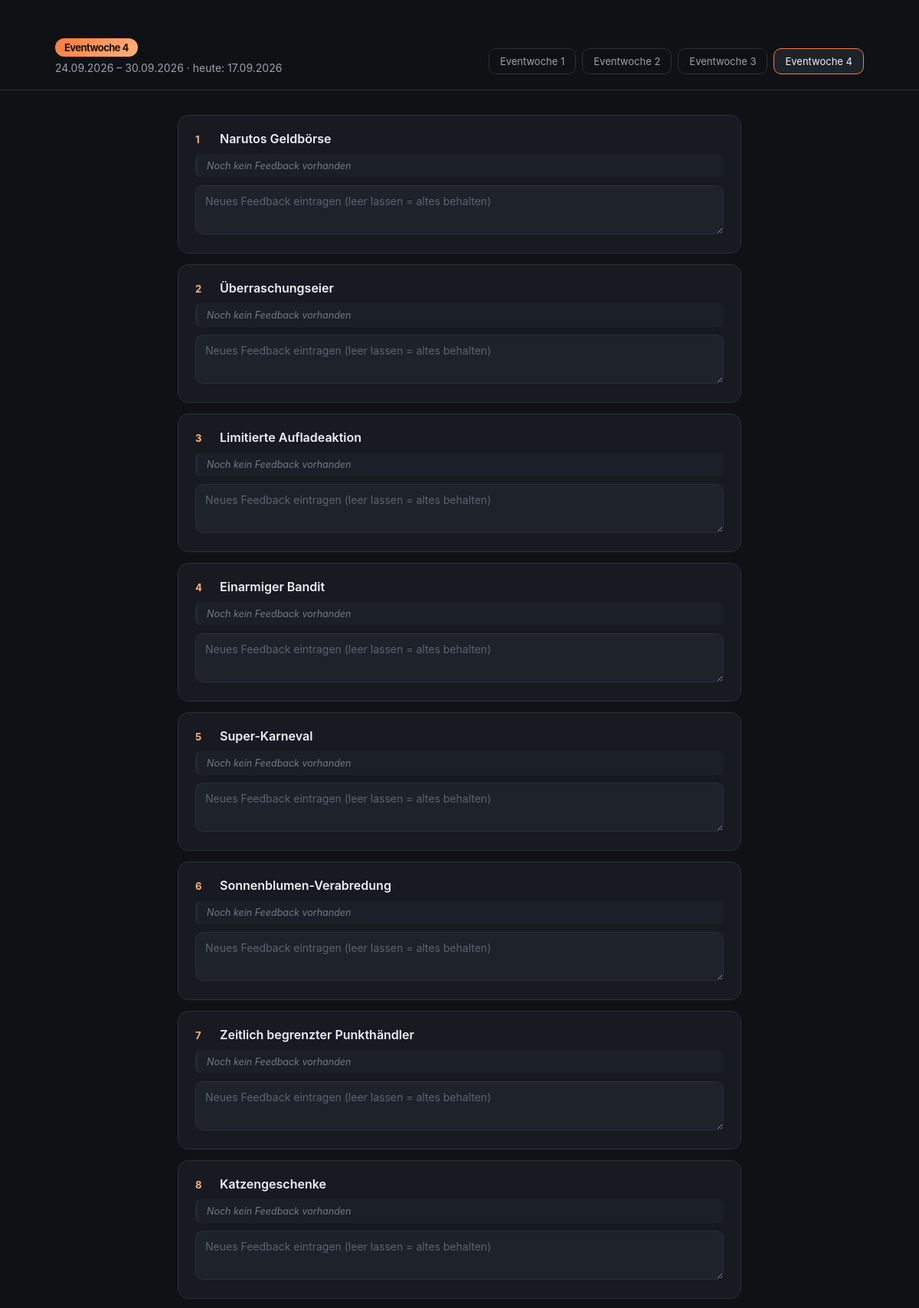
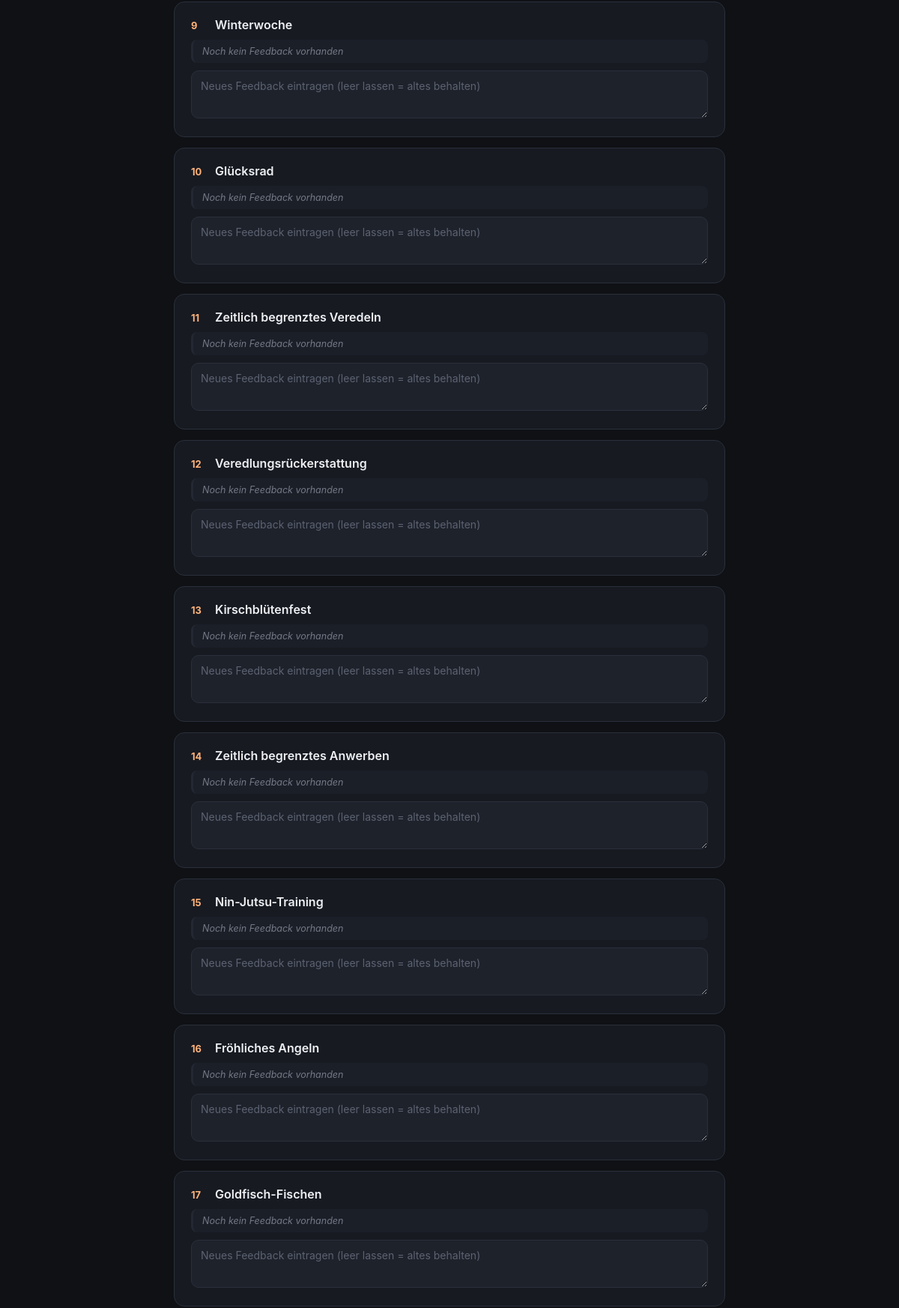
The app's page /?week=4 (upper part) with its own data (2 pictures, top to bottom).
### tables this page shows
CREATE TABLE events (
    week_number  INTEGER NOT NULL,
    event_order  INTEGER NOT NULL,
    name         TEXT NOT NULL,
    feedback     TEXT NOT NULL DEFAULT '',
    updated_at   TEXT,
    PRIMARY KEY (week_number, event_order)
);

### app.py (the view)
@app.route("/", methods=["GET"])
def index():
    week_arg = request.args.get("week")
    week_number, week_start, week_end = get_week(week_arg)
    events = db.get_events(week_number)
    last_doc = db.get_last_run(week_number)
    last_docx, last_txt = download_names(last_doc)
    return render_template(
        "index.html",
        week_number=week_number,
        week_names=WEEK_NAMES,
        week_start=week_start,
        week_end=week_end,
        events=events,
        today=date.today(),
        last_doc=last_doc,
        last_docx=last_docx,
        last_txt=last_txt,
    )

### app.py (called while the page is built, shortened)
def get_week(week_arg):
    if week_arg:
        return week_info_for(int(week_arg))
    return current_week_info()

def download_names(last_doc):
    if not last_doc:
        return None, None

### cycle.py (called while the page is built)
def current_week_info(today: date = None):
    if today is None:
        today = date.today()
    cycle_length = WEEK_LENGTH_DAYS * NUM_WEEKS_IN_CYCLE
    days_since_start = (today - START_DATE).days
    if days_since_start < 0:
        days_since_start %= cycle_length
    position_in_cycle = days_since_start % cycle_length
    week_index = position_in_cycle // WEEK_LENGTH_DAYS  # 0-based
    eventwoche_nummer = int(week_index) + 1
    week_start = START_DATE + timedelta(
        days=int(week_index) * WEEK_LENGTH_DAYS
        + (days_since_start // cycle_length) * cycle_length
    )
    week_end = week_start + timedelta(days=WEEK_LENGTH_DAYS - 1)
    return eventwoche_nummer, week_start, week_end

def week_info_for(eventwoche_nummer: int, today: date = None):
    if today is None:
        today = date.today()
    current_num, current_start, _ = current_week_info(today)
    offset_weeks = (eventwoche_nummer - current_num) % NUM_WEEKS_IN_CYCLE
    week_start = current_start + timedelta(days=offset_weeks * WEEK_LENGTH_DAYS)
    week_end = week_start + timedelta(days=WEEK_LENGTH_DAYS - 1)
    return eventwoche_nummer, week_start, week_end

### db.py (called while the page is built)
def get_connection():
    conn = sqlite3.connect(DB_PATH)
    conn.row_factory = sqlite3.Row
    return conn

def get_events(week_number):
    conn = get_connection()
    cur = conn.execute(
        "SELECT event_order, name, feedback FROM events WHERE week_number = ? ORDER BY event_order",
        (week_number,),
    )
    rows = [dict(r) for r in cur.fetchall()]
    conn.close()
    return rows

def get_last_run(week_number):
    conn = get_connection()
    cur = conn.execute(
        """SELECT week_start, week_end, docx_path, created_at FROM runs
           WHERE week_number = ? ORDER BY id DESC LIMIT 1""",
        (week_number,),
    )
    row = cur.fetchone()
    conn.close()
    return dict(row) if row else None

### templates/index.html (shortened to what this page needs)
<!DOCTYPE html>
<html lang="de">
<head>
</head>
<body>
<header>
  <div class="titleblock">
    <h1><span class="badge">{{ week_names[week_number] }}</span></h1>
    <div class="sub">{{ week_start.strftime('%d.%m.%Y') }} &ndash; {{ week_end.strftime('%d.%m.%Y') }} &middot; heute: {{ today.strftime('%d.%m.%Y') }}</div>
  </div>
  <div class="week-switch">
    {% for w in [1,2,3,4] %}
      <a href="{{ url_for('index', week=w) }}" class="{{ 'active' if w == week_number else '' }}">{{ week_names[w] }}</a>
    {% endfor %}
  </div>
</header>
<main>
  <form method="POST" action="{{ url_for('save') }}">
    {% for ev in events %}
    <div class="event-card">
      <div class="event-head">
        <span class="event-num">{{ ev.event_order }}</span>
        <span class="event-name">{{ ev.name }}</span>
      </div>
      {% if ev.feedback %}
        <p class="old-feedback">Zuletzt: {{ ev.feedback }}</p>
      {% else %}
        <p class="old-feedback empty">Noch kein Feedback vorhanden</p>
      {% endif %}
      <textarea name="feedback_{{ ev.event_order }}" placeholder="Neues Feedback eintragen (leer lassen = altes behalten)"></textarea>
    </div>
    {% endfor %}
  </form>
</main>
</body>
</html>

### templates/index.html (style rules this page uses)
:root { --bg: #0f1115; --panel: #171a21; --panel-2: #1e222b; --border: #2a2f3a; --text: #eef0f4; --text-dim: #9aa1b1; --accent: #ff7a3d; --accent-2: #ffb37a; --good: #4ade80; --radius: 14px; }
* { box-sizing: border-box; }
body { margin: 0; font-family: -apple-system, BlinkMacSystemFont, "Segoe UI", Roboto, Helvetica, Arial, sans-serif; background: radial-gradient(1200px 600px at 10% -10%, #23283a 0%, var(--bg) 60%); color: var(--text); min-height: 100vh; padding-bottom: 120px; }
header { padding: 40px 6vw 20px; display: flex; justify-content: space-between; align-items: flex-end; flex-wrap: wrap; gap: 16px; border-bottom: 1px solid var(--border); }
.titleblock h1 { margin: 0 0 6px; font-size: 28px; letter-spacing: -0.02em; }
.titleblock .sub { color: var(--text-dim); font-size: 14px; }
.badge { display: inline-block; background: linear-gradient(135deg, var(--accent), var(--accent-2)); color: #1a0f07; font-weight: 700; padding: 4px 12px; border-radius: 999px; font-size: 13px; margin-right: 8px; }
.week-switch { display: flex; gap: 8px; }
.week-switch a { text-decoration: none; color: var(--text-dim); border: 1px solid var(--border); padding: 8px 14px; border-radius: 10px; font-size: 13px; transition: all 0.15s ease; }
.week-switch a.active { background: var(--panel-2); color: var(--text); border-color: var(--accent); }
main { max-width: 880px; margin: 0 auto; padding: 32px 6vw; }
.event-card { background: var(--panel); border: 1px solid var(--border); border-radius: var(--radius); padding: 20px 22px; margin-bottom: 14px; transition: border-color 0.15s ease; }
.event-head { display: flex; align-items: baseline; gap: 10px; margin-bottom: 10px; }
.event-num { color: var(--accent-2); font-weight: 700; font-size: 13px; min-width: 22px; }
.event-name { font-size: 16px; font-weight: 600; }
.old-feedback { font-size: 12.5px; color: var(--text-dim); margin: 0 0 10px; padding: 8px 12px; background: var(--panel-2); border-radius: 8px; border-left: 3px solid var(--border); }
.old-feedback.empty { font-style: italic; opacity: 0.7; }
textarea { width: 100%; min-height: 64px; resize: vertical; background: var(--panel-2); border: 1px solid var(--border); border-radius: 10px; color: var(--text); padding: 10px 12px; font-size: 14px; font-family: inherit; line-height: 1.4; }
textarea::placeholder { color: #5c6272; }

### records on screen
events: event_order "1", name "Narutos Geldbörse", feedback "Noch kein Feedback vorhanden", event_order "Neues Feedback eintragen (leer lassen = altes behalten)"
events: event_order "2", name "Überraschungseier", feedback "Noch kein Feedback vorhanden", event_order "Neues Feedback eintragen (leer lassen = altes behalten)"
events: event_order "3", name "Limitierte Aufladeaktion", feedback "Noch kein Feedback vorhanden", event_order "Neues Feedback eintragen (leer lassen = altes behalten)"
events: event_order "4", name "Einarmiger Bandit", feedback "Noch kein Feedback vorhanden", event_order "Neues Feedback eintragen (leer lassen = altes behalten)"
events: event_order "5", name "Super-Karneval", feedback "Noch kein Feedback vorhanden", event_order "Neues Feedback eintragen (leer lassen = altes behalten)"
events: event_order "6", name "Sonnenblumen-Verabredung", feedback "Noch kein Feedback vorhanden", event_order "Neues Feedback eintragen (leer lassen = altes behalten)"
events: event_order "7", name "Zeitlich begrenzter Punkthändler", feedback "Noch kein Feedback vorhanden", event_order "Neues Feedback eintragen (leer lassen = altes behalten)"
events: event_order "8", name "Katzengeschenke", feedback "Noch kein Feedback vorhanden", event_order "Neues Feedback eintragen (leer lassen = altes behalten)"
events: event_order "9", name "Winterwoche", feedback "Noch kein Feedback vorhanden", event_order "Neues Feedback eintragen (leer lassen = altes behalten)"
events: event_order "10", name "Glücksrad", feedback "Noch kein Feedback vorhanden", event_order "Neues Feedback eintragen (leer lassen = altes behalten)"
events: event_order "11", name "Zeitlich begrenztes Veredeln", feedback "Noch kein Feedback vorhanden", event_order "Neues Feedback eintragen (leer lassen = altes behalten)"
events: event_order "12", name "Veredlungsrückerstattung", feedback "Noch kein Feedback vorhanden", event_order "Neues Feedback eintragen (leer lassen = altes behalten)"
events: event_order "13", name "Kirschblütenfest", feedback "Noch kein Feedback vorhanden", event_order "Neues Feedback eintragen (leer lassen = altes behalten)"
events: event_order "14", name "Zeitlich begrenztes Anwerben", feedback "Noch kein Feedback vorhanden", event_order "Neues Feedback eintragen (leer lassen = altes behalten)"
events: event_order "15", name "Nin-Jutsu-Training", feedback "Noch kein Feedback vorhanden", event_order "Neues Feedback eintragen (leer lassen = altes behalten)"
events: event_order "16", name "Fröhliches Angeln", feedback "Noch kein Feedback vorhanden", event_order "Neues Feedback eintragen (leer lassen = altes behalten)"
events: event_order "17", name "Goldfisch-Fischen", feedback "Noch kein Feedback vorhanden", event_order "Neues Feedback eintragen (leer lassen = altes behalten)"

### other values on screen
{{ week_names[week_number] }} "Eventwoche 4"
{{ week_start.strftime('%d.%m.%Y') }} "24.09.2026"
{{ week_end.strftime('%d.%m.%Y') }} "30.09.2026"
{{ today.strftime('%d.%m.%Y') }} "17.09.2026"
{{ week_names[w] }} "Eventwoche 1" "Eventwoche 2" "Eventwoche 3" "Eventwoche 4"
